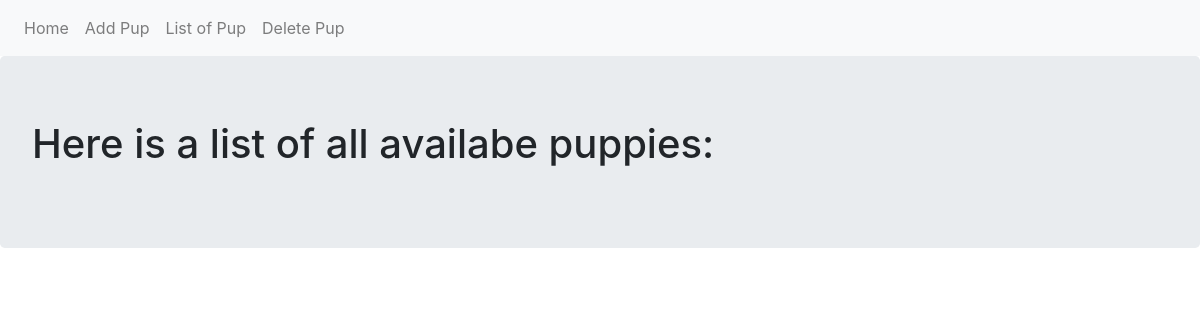
The app's page /list, older data.
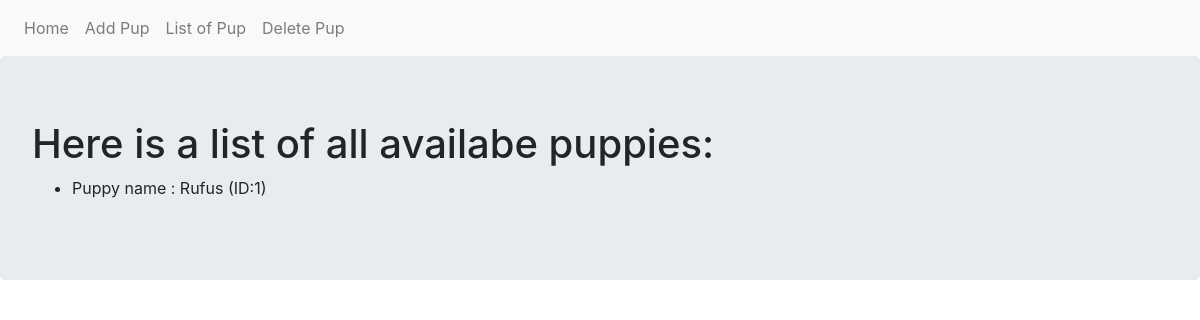
The same page, newer data.
### ex_db_views_1.py (models this page shows, shortened)
class Puppy(db.Model):
    __tablename__ = 'puppies'
    id = db.Column(db.Integer, primary_key=True)
    name = db.Column(db.Text)
    def __repr__(self):
        return f"Puppy name : {self.name}"

### ex_db_views_1.py (the view)
@app.route('/list', methods=['GET', 'POST'])
def list_pup():
    puppies = Puppy.query.all()
    return render_template('list.html', puppies=puppies)

### templates/list.html
{% extends "base.html" %}
{% block content %}
<div class="jumbotron">
  <h1>Here is a list of all availabe puppies: </h1>
  <ul>
    {% for pup in puppies %}
        <li>{{pup}} (ID:{{pup.id}})</li>
    {% endfor %}
  </ul>
</div>
{% endblock %}

Row changes from the older to the newer data that the page shows:
added Puppy: name "Puppy name : Rufus", id "1"
